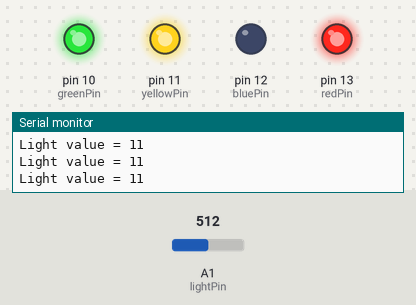
The sketch below on a simulated Arduino Uno, built with avr-gcc and run on an emulated ATmega328P. On the bench: output pins drawn as LEDs (lit = HIGH), the last lines printed to the serial monitor. The inputs (shaded band) are chosen by the test bench; at power-on: A1 (lightPin) = 512.

Above: at 1.2 s.
1.3 s: A1 (lightPin) set to 532
4.3 s: A1 (lightPin) set to 556
At 5.3 s:
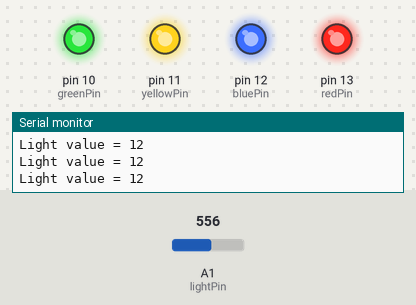
5.8 s: A1 (lightPin) set to 54
8.8 s: A1 (lightPin) set to 45
At 10.0 s:
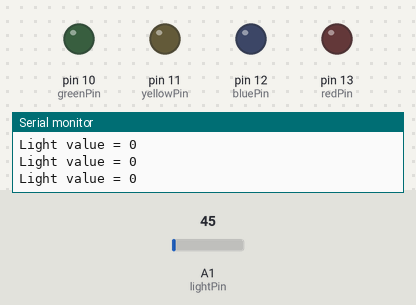
10.3 s: A1 (lightPin) set to 122
At 11.5 s:
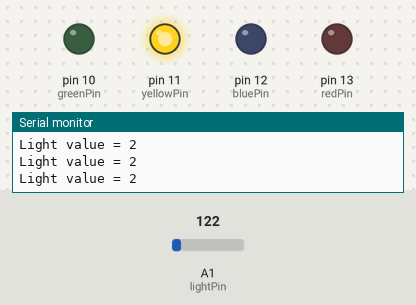
11.8 s: A1 (lightPin) set to 103
14.8 s: A1 (lightPin) set to 90
At 15.5 s:
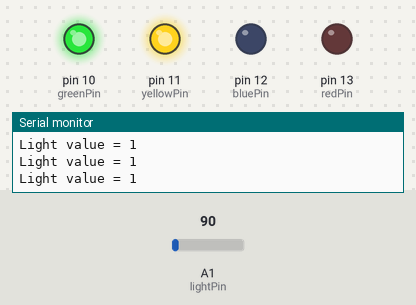
Timing chart, 0 to 17.3 s (numbered marks = the images above; inputs shaded):
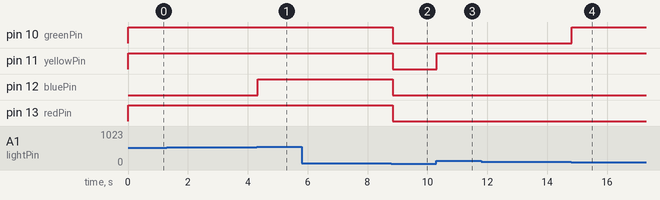

Measured:
- the behaviour switches between 544 and 545 on A1 (lightPin) (found by bisection; images 0 and 1)
- the behaviour switches between 51 and 50 on A1 (lightPin) (found by bisection; images 1 and 2)
- the behaviour switches between 96 and 95 on A1 (lightPin) (found by bisection; images 3 and 4)
- after the input at 4.3 s, pin 12 (bluePin): LOW → HIGH at once
- after the input at 8.8 s, pin 10 (greenPin), pin 11 (yellowPin), pin 12 (bluePin), pin 13 (redPin): HIGH → LOW at once
- after the input at 10.3 s, pin 11 (yellowPin): LOW → HIGH at once
- after the input at 14.8 s, pin 10 (greenPin): LOW → HIGH at once

The sketch:

lab4_level4.ino
```cpp
// C++ code
// Emre YILMAZ
// 22.06.2021

int lightPin = A1; // This light sensor is plugged into A1 of the Arduino
int data = 0; // This will store the data from the sensor
int redPin = 13; // The red led is set for 13 of the Arduino
int bluePin = 12; // The blue led is set for 12 of the Arduino
int yellowPin = 11; // The yellow led is set for 11 of the Arduino
int greenPin = 10; // The green led is set for 1- of the Arduino

void setup(){ // The setup function runs only once
  Serial.begin(9600);
  pinMode(redPin, OUTPUT);
  pinMode(bluePin, OUTPUT);
  pinMode(yellowPin, OUTPUT);
  pinMode(greenPin, OUTPUT);
}

void loop(){ // The loop function runs forever
  data = analogRead(lightPin); // Reads the value from the light sensor and stores it in the data variable
  data = map(data, 6, 679, 0, 15); // Map the data value to a percentage
  Serial.print("Light value = ");
  Serial.println(data);

  // Condition
  // I assumed that red represents value for 8
  // I assumed that blue represents value for 4
  // I assumed that yellow represents value for 2
  // I assumed that green represents value for 1
  if(data == 1){ // The condition for 1
    digitalWrite(greenPin, HIGH); // green led is On
  } else if(data == 2){ // The condirion for 2
     digitalWrite(yellowPin, HIGH); // yellow led is On
  } else if(data == 3){ // The condition for 3
    digitalWrite(greenPin, HIGH); // green led is On
    digitalWrite(yellowPin, HIGH); // yellow pin is On
  } else if(data == 4){ // The condition for 4
    digitalWrite(bluePin, HIGH); // blue led is On
  } else if(data == 5){ // The condition for 5
    digitalWrite(bluePin, HIGH); // blue led is On
    digitalWrite(greenPin, HIGH); // green led is On
  } else if(data == 6){ // The condition for 6
    digitalWrite(bluePin, HIGH); // blue led is On
    digitalWrite(yellowPin, HIGH); // yellow led is On
  } else if(data == 7){ // The condition fo 7
    digitalWrite(bluePin, HIGH); // blue led is On
    digitalWrite(yellowPin, HIGH); // yellow led is On
    digitalWrite(greenPin, HIGH); // green led is On
  } else if(data == 8){ // The condition fo 8
    digitalWrite(redPin, HIGH); // red led is On
  } else if(data == 9){ // The condition for 9
    digitalWrite(redPin, HIGH); // red led is On
    digitalWrite(greenPin, HIGH); // green led is On
  } else if(data == 10){ // The condition for 10
    digitalWrite(redPin, HIGH); // red led is On
    digitalWrite(yellowPin, HIGH); // yellow led is On
  } else if(data == 11){ // The condition for 11
    digitalWrite(redPin, HIGH); // red led is On
    digitalWrite(yellowPin, HIGH); // yellow led is On
    digitalWrite(greenPin, HIGH); // green led is On
  } else if(data == 12){ // The condition for 12
    digitalWrite(redPin, HIGH); // red led is On
    digitalWrite(bluePin, HIGH); // blue led is On
  } else if(data == 13){ // The condition for 13
    digitalWrite(redPin, HIGH); // red led is On
    digitalWrite(bluePin, HIGH); // blue led is On
    digitalWrite(greenPin, HIGH); // green led is On
  } else if(data == 14){ // The condition for 14
    digitalWrite(redPin, HIGH); // red led is On
    digitalWrite(bluePin, HIGH); // blue led is On
    digitalWrite(yellowPin, HIGH); // yellow led is On
  } else if(data == 15){ // The condition for 15
    digitalWrite(redPin, HIGH); // red led is On
    digitalWrite(bluePin, HIGH); // blue led is On
    digitalWrite(yellowPin, HIGH); // yellow led is On
    digitalWrite(greenPin, HIGH); // green led is On
  } else{						// The condition for 0
    digitalWrite(redPin, LOW); // red is Off
    digitalWrite(bluePin, LOW); // blue is Off
    digitalWrite(yellowPin, LOW); // yellow is Off
    digitalWrite(greenPin, LOW); // green is Off
  }

}
```
